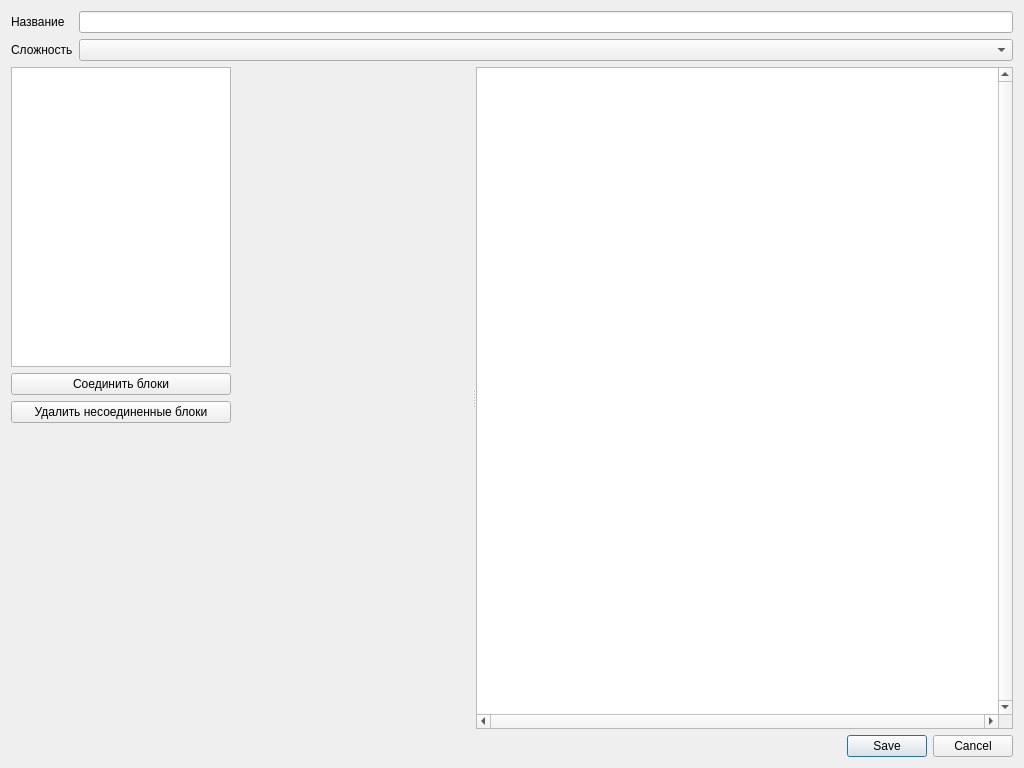
<?xml version="1.0" encoding="UTF-8"?>
<ui version="4.0">
 <class>DialogEditorWindow</class>
 <widget class="QWidget" name="DialogEditorWindow">
  <property name="geometry">
   <rect>
    <x>0</x>
    <y>0</y>
    <width>1024</width>
    <height>768</height>
   </rect>
  </property>
  <property name="windowTitle">
   <string>Редактор диалога</string>
  </property>
  <layout class="QVBoxLayout" name="verticalLayout_2">
   <item>
    <layout class="QFormLayout" name="formLayout">
     <property name="sizeConstraint">
      <enum>QLayout::SetMinimumSize</enum>
     </property>
     <item row="0" column="0">
      <widget class="QLabel" name="nameLabel">
       <property name="text">
        <string>Название</string>
       </property>
      </widget>
     </item>
     <item row="1" column="0">
      <widget class="QLabel" name="difficultyLabel">
       <property name="text">
        <string>Сложность</string>
       </property>
      </widget>
     </item>
     <item row="1" column="1">
      <widget class="QComboBox" name="difficultyComboBox"/>
     </item>
     <item row="0" column="1">
      <widget class="QLineEdit" name="nameEdit"/>
     </item>
    </layout>
   </item>
   <item>
    <widget class="QSplitter" name="splitter">
     <property name="sizePolicy">
      <sizepolicy hsizetype="Expanding" vsizetype="Expanding">
       <horstretch>0</horstretch>
       <verstretch>0</verstretch>
      </sizepolicy>
     </property>
     <property name="orientation">
      <enum>Qt::Horizontal</enum>
     </property>
     <widget class="QWidget" name="verticalLayoutWidget">
      <layout class="QVBoxLayout" name="verticalLayout">
       <item>
        <widget class="QGraphicsView" name="constructorGraphicsView">
         <property name="minimumSize">
          <size>
           <width>220</width>
           <height>300</height>
          </size>
         </property>
         <property name="maximumSize">
          <size>
           <width>220</width>
           <height>300</height>
          </size>
         </property>
        </widget>
       </item>
       <item>
        <widget class="QPushButton" name="connectNodesButton">
         <property name="maximumSize">
          <size>
           <width>220</width>
           <height>16777215</height>
          </size>
         </property>
         <property name="text">
          <string>Соединить блоки</string>
         </property>
        </widget>
       </item>
       <item>
        <widget class="QPushButton" name="removeStandaloneNodesButton">
         <property name="maximumSize">
          <size>
           <width>220</width>
           <height>16777215</height>
          </size>
         </property>
         <property name="text">
          <string>Удалить несоединенные блоки</string>
         </property>
        </widget>
       </item>
       <item>
        <spacer name="verticalSpacer">
         <property name="orientation">
          <enum>Qt::Vertical</enum>
         </property>
         <property name="sizeHint" stdset="0">
          <size>
           <width>20</width>
           <height>40</height>
          </size>
         </property>
        </spacer>
       </item>
      </layout>
     </widget>
     <widget class="ZoomableGraphicsView" name="dialogGraphicsView">
      <property name="mouseTracking">
       <bool>true</bool>
      </property>
      <property name="verticalScrollBarPolicy">
       <enum>Qt::ScrollBarAlwaysOn</enum>
      </property>
      <property name="horizontalScrollBarPolicy">
       <enum>Qt::ScrollBarAlwaysOn</enum>
      </property>
      <property name="sceneRect">
       <rectf>
        <x>0.000000000000000</x>
        <y>0.000000000000000</y>
        <width>0.000000000000000</width>
        <height>0.000000000000000</height>
       </rectf>
      </property>
      <property name="dragMode">
       <enum>QGraphicsView::RubberBandDrag</enum>
      </property>
     </widget>
    </widget>
   </item>
   <item>
    <layout class="QHBoxLayout" name="horizontalLayout">
     <item>
      <widget class="QLabel" name="errorIconLabel">
       <property name="text">
        <string/>
       </property>
      </widget>
     </item>
     <item>
      <widget class="QLabel" name="errorTextLabel">
       <property name="text">
        <string/>
       </property>
      </widget>
     </item>
     <item>
      <widget class="QDialogButtonBox" name="buttonBox">
       <property name="standardButtons">
        <set>QDialogButtonBox::Cancel|QDialogButtonBox::Save</set>
       </property>
      </widget>
     </item>
    </layout>
   </item>
  </layout>
 </widget>
 <customwidgets>
  <customwidget>
   <class>ZoomableGraphicsView</class>
   <extends>QGraphicsView</extends>
   <header>dialogeditor/zoomablegraphicsview.h</header>
  </customwidget>
 </customwidgets>
 <resources/>
 <connections/>
</ui>
